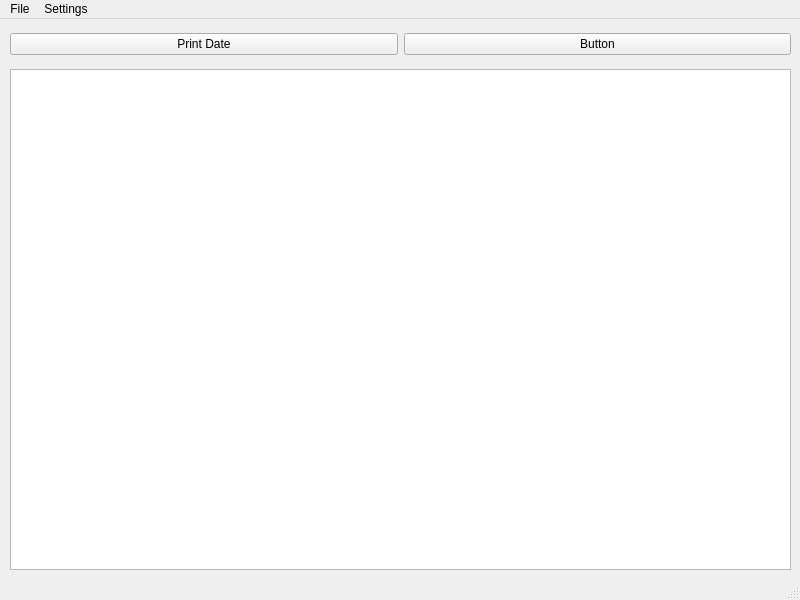
<?xml version="1.0" encoding="UTF-8"?>
<ui version="4.0">
 <class>MainWindow</class>
 <widget class="QMainWindow" name="MainWindow">
  <property name="geometry">
   <rect>
    <x>0</x>
    <y>0</y>
    <width>800</width>
    <height>600</height>
   </rect>
  </property>
  <property name="windowTitle">
   <string>Led Array Manager V1.0</string>
  </property>
  <widget class="QWidget" name="centralwidget">
   <widget class="QWidget" name="horizontalLayoutWidget">
    <property name="geometry">
     <rect>
      <x>10</x>
      <y>10</y>
      <width>781</width>
      <height>31</height>
     </rect>
    </property>
    <layout class="QHBoxLayout" name="horizontalLayout">
     <item>
      <widget class="QPushButton" name="pushButton">
       <property name="text">
        <string>Print Date</string>
       </property>
      </widget>
     </item>
     <item>
      <widget class="QPushButton" name="pushButton_2">
       <property name="text">
        <string>Button</string>
       </property>
      </widget>
     </item>
    </layout>
   </widget>
   <widget class="QGraphicsView" name="sketchgraphicsView">
    <property name="geometry">
     <rect>
      <x>10</x>
      <y>50</y>
      <width>781</width>
      <height>501</height>
     </rect>
    </property>
   </widget>
  </widget>
  <widget class="QMenuBar" name="menubar">
   <property name="geometry">
    <rect>
     <x>0</x>
     <y>0</y>
     <width>800</width>
     <height>22</height>
    </rect>
   </property>
   <widget class="QMenu" name="menuNew">
    <property name="title">
     <string>File</string>
    </property>
    <addaction name="actionNew"/>
    <addaction name="actionOpen"/>
    <addaction name="actionSave"/>
    <addaction name="actionSave_As"/>
   </widget>
   <widget class="QMenu" name="menuSettings">
    <property name="title">
     <string>Settings</string>
    </property>
    <widget class="QMenu" name="menuAppearance">
     <property name="title">
      <string>Appearance</string>
     </property>
     <addaction name="actionDark_Theme"/>
     <addaction name="actionWhite_Theme"/>
     <addaction name="actionRed_Theme"/>
     <addaction name="actionGreen_Theme"/>
     <addaction name="actionBlue_Theme"/>
    </widget>
    <addaction name="menuAppearance"/>
   </widget>
   <addaction name="menuNew"/>
   <addaction name="menuSettings"/>
  </widget>
  <widget class="QStatusBar" name="statusbar"/>
  <action name="actionNew">
   <property name="text">
    <string>New</string>
   </property>
  </action>
  <action name="actionOpen">
   <property name="text">
    <string>Open</string>
   </property>
  </action>
  <action name="actionSave">
   <property name="text">
    <string>Save</string>
   </property>
  </action>
  <action name="actionSave_As">
   <property name="text">
    <string>Save As</string>
   </property>
  </action>
  <action name="actionDark_Theme">
   <property name="text">
    <string>Dark Theme</string>
   </property>
  </action>
  <action name="actionWhite_Theme">
   <property name="text">
    <string>White Theme</string>
   </property>
  </action>
  <action name="actionRed_Theme">
   <property name="text">
    <string>Red Theme</string>
   </property>
  </action>
  <action name="actionGreen_Theme">
   <property name="text">
    <string>Green Theme</string>
   </property>
  </action>
  <action name="actionBlue_Theme">
   <property name="text">
    <string>Blue Theme</string>
   </property>
  </action>
 </widget>
 <resources/>
 <connections/>
</ui>
